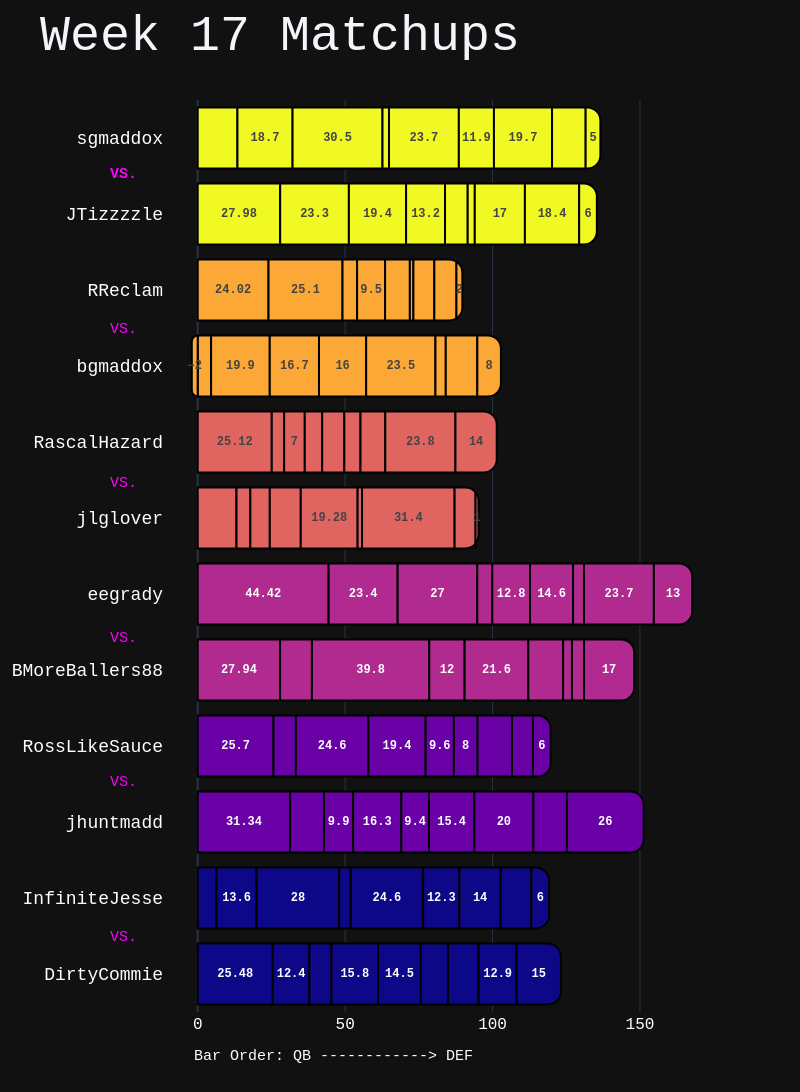

Source (notebook cell):
### Code cell
Week12Graph = WeeklyGraph(Week16NoMatches_2024, 17)

### Figure 1 — Plotly figure (JSON) as saved in the notebook; plotly's stock layout.template omitted (floating-point values rounded to 4 significant figures)
{"data": [{"alignmentgroup": "True", "cliponaxis": true, "hovertemplate": "value=%{x}<br>Team=%{y}<br>Matchup=%{marker.color}<extra></extra>", "insidetextanchor": "middle", "legendgroup": "", "marker": {"color": [1, 1, 2, 2, 3, 3, 4, 4, 5, 5, 6, 6, 1, 1, 2, 2, 3, 3, 4, 4, 5, 5, 6, 6, 1, 1, 2, 2, 3, 3, 4, 4, 5, 5, 6, 6, 1, 1, 2, 2, 3, 3, 4, 4, 5, 5, 6, 6, 1, 1, 2, 2, 3, 3, 4, 4, 5, 5, 6, 6, 1, 1, 2, 2, 3, 3, 4, 4, 5, 5, 6, 6, 1, 1, 2, 2, 3, 3, 4, 4, 5, 5, 6, 6, 1, 1, 2, 2, 3, 3, 4, 4, 5, 5, 6, 6, 1, 1, 2, 2, 3, 3, 4, 4, 5, 5, 6, 6], "coloraxis": "coloraxis", "line": {"color": "black", "width": 2}, "pattern": {"shape": ""}}, "name": "", "offsetgroup": "", "orientation": "h", "showlegend": false, "textangle": 0, "textfont": {"family": "Courier New", "size": 12, "weight": "bold"}, "textposition": "inside", "texttemplate": "%{x}", "type": "bar", "x": [25.48, 6.38, 31.34, 25.7, 27.94, 44.42, 13.16, 25.12, 4.54, 24.02, 27.98, 13.48, 12.4, 13.6, 11.5, 7.6, 10.8, 23.4, 4.7, 4.2, 19.9, 25.1, 23.3, 18.7, 7.5, 28, 9.9, 24.6, 39.8, 27, 6.6, 7, 16.7, 4.94, 19.4, 30.5, 15.8, 3.9, 16.3, 19.4, 12, 5.1, 10.5, 5.9, 16, 9.5, 13.2, 2.2, 14.5, 24.6, 9.4, 9.6, 21.6, 12.8, 19.28, 7.5, 23.5, 8.4, 7.7, 23.7, 9.2, 12.3, 15.4, 8, 11.8, 14.6, 1.5, 5.5, 3.5, 1.2, 2.4, 11.9, 10.4, 14, 20, 11.7, 3, 3.7, 31.4, 8.4, 10.7, 7.1, 17, 19.7, 12.9, 10.4, 11.4, 7.1, 4.1, 23.7, 7.1, 23.8, 8, 7.5, 18.4, 11.4, 15, 6, 26, 6, 17, 13, 1, 14, -2, 2, 6, 5], "xaxis": "x", "y": ["DirtyCommie", "InfiniteJesse", "jhuntmadd", "RossLikeSauce", "BMoreBallers88", "eegrady", "jlglover", "RascalHazard", "bgmaddox", "RReclam", "JTizzzzle", "sgmaddox", "DirtyCommie", "InfiniteJesse", "jhuntmadd", "RossLikeSauce", "BMoreBallers88", "eegrady", "jlglover", "RascalHazard", "bgmaddox", "RReclam", "JTizzzzle", "sgmaddox", "DirtyCommie", "InfiniteJesse", "jhuntmadd", "RossLikeSauce", "BMoreBallers88", "eegrady", "jlglover", "RascalHazard", "bgmaddox", "RReclam", "JTizzzzle", "sgmaddox", "DirtyCommie", "InfiniteJesse", "jhuntmadd", "RossLikeSauce", "BMoreBallers88", "eegrady", "jlglover", "RascalHazard", "bgmaddox", "RReclam", "JTizzzzle", "sgmaddox", "DirtyCommie", "InfiniteJesse", "jhuntmadd", "RossLikeSauce", "BMoreBallers88", "eegrady", "jlglover", "RascalHazard", "bgmaddox", "RReclam", "JTizzzzle", "sgmaddox", "DirtyCommie", "InfiniteJesse", "jhuntmadd", "RossLikeSauce", "BMoreBallers88", "eegrady", "jlglover", "RascalHazard", "bgmaddox", "RReclam", "JTizzzzle", "sgmaddox", "DirtyCommie", "InfiniteJesse", "jhuntmadd", "RossLikeSauce", "BMoreBallers88", "eegrady", "jlglover", "RascalHazard", "bgmaddox", "RReclam", "JTizzzzle", "sgmaddox", "DirtyCommie", "InfiniteJesse", "jhuntmadd", "RossLikeSauce", "BMoreBallers88", "eegrady", "jlglover", "RascalHazard", "bgmaddox", "RReclam", "JTizzzzle", "sgmaddox", "DirtyCommie", "InfiniteJesse", "jhuntmadd", "RossLikeSauce", "BMoreBallers88", "eegrady", "jlglover", "RascalHazard", "bgmaddox", "RReclam", "JTizzzzle", "sgmaddox"], "yaxis": "y"}], "layout": {"annotations": [{"font": {"color": "magenta", "family": "Courier New, monospace", "size": 15, "weight": "bold"}, "showarrow": false, "text": "VS.", "x": -0.1, "xref": "paper", "y": 0.93, "yref": "paper"}, {"font": {"color": "magenta", "family": "Courier New, monospace", "size": 15}, "showarrow": false, "text": "VS.", "x": -0.1, "xref": "paper", "y": 0.76, "yref": "paper"}, {"font": {"color": "magenta", "family": "Courier New, monospace", "size": 15}, "showarrow": false, "text": "VS.", "x": -0.1, "xref": "paper", "y": 0.58, "yref": "paper"}, {"font": {"color": "magenta", "family": "Courier New, monospace", "size": 15}, "showarrow": false, "text": "VS.", "x": -0.1, "xref": "paper", "y": 0.41, "yref": "paper"}, {"font": {"color": "magenta", "family": "Courier New, monospace", "size": 15}, "showarrow": false, "text": "VS.", "x": -0.1, "xref": "paper", "y": 0.24, "yref": "paper"}, {"font": {"color": "magenta", "family": "Courier New, monospace", "size": 15}, "showarrow": false, "text": "VS.", "x": -0.1, "xref": "paper", "y": 0.07, "yref": "paper"}, {"font": {"color": "white", "family": "Courier New, monospace", "size": 15}, "showarrow": false, "text": "Bar Order: QB ------------> DEF", "x": 0.05, "xref": "paper", "y": -0.06, "yref": "paper"}], "barcornerradius": 13, "barmode": "group", "coloraxis": {"colorbar": {"title": {"text": "Matchup"}}, "colorscale": [[0, "#0d0887"], [0.1111, "#46039f"], [0.2222, "#7201a8"], [0.3333, "#9c179e"], [0.4444, "#bd3786"], [0.5556, "#d8576b"], [0.6667, "#ed7953"], [0.7778, "#fb9f3a"], [0.8889, "#fdca26"], [1, "#f0f921"]], "showscale": false}, "height": 1200, "legend": {"tracegroupgap": 0}, "title": {"font": {"family": "Courier New", "size": 50}, "text": "Week 17 Matchups"}, "uniformtext": {"minsize": 12, "mode": "hide"}, "width": 800, "xaxis": {"anchor": "y", "domain": [0, 1], "tickfont": {"color": "white", "family": "Courier New", "size": 16}, "title": {}}, "yaxis": {"anchor": "x", "domain": [0, 1], "tickfont": {"color": "white", "family": "Courier New", "size": 18}, "title": {}}}}
